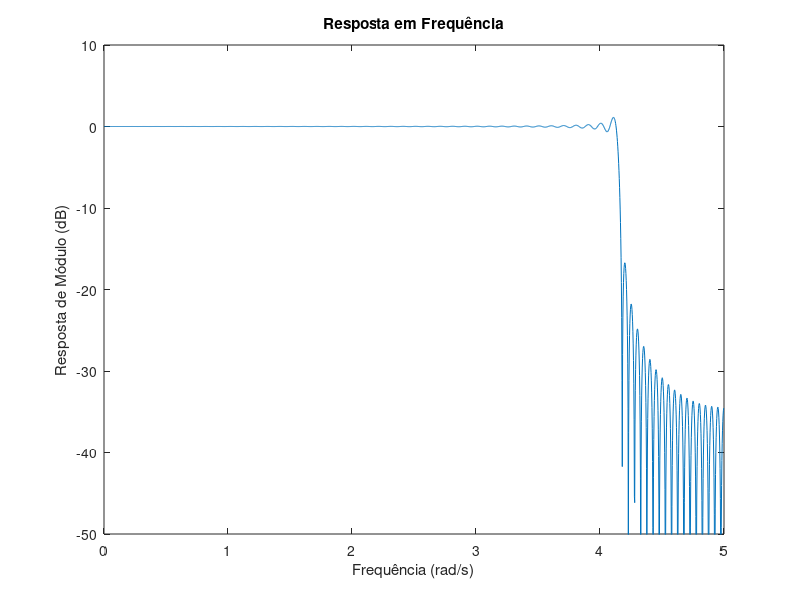
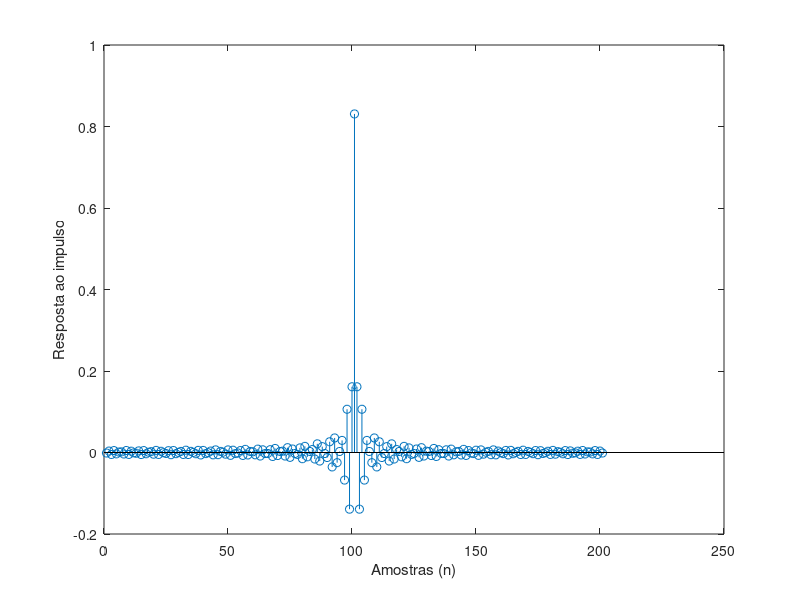

Source code (MATLAB) for these figures, in order:
% Limpa todas as variáveis e figuras anteriores
clear all; close all; clc;

% Definição dos parâmetros do filtro
M = 200;           % Comprimento do filtro menos um
N = M + 1;         % Comprimento total do filtro
Omega_p = 4;       % Frequência de corte da banda de passagem
Omega_r = 4.2;     % Frequência de corte da banda de rejeição
Omega_s = 10;      % Frequência de amostragem

% Calcula os índices de truncamento
kp = floor(N * Omega_p / Omega_s);
kr = floor(N * Omega_r / Omega_s);

% Ajusta kp se a diferença entre kr e kp for maior do que 1
if (kr - kp) > 1
    kp = kr - 1;
end

% Constrói a janela
A = [ones(1, kp + 1) zeros(1, M/2 - kr + 1)];



% Calcula os coeficientes do filtro FIR usando a janela
k = 1:M/2;
h = zeros(1, N);

for n = 0:M
    h(n+1) = A(1) + 2 * sum((-1).^k .* A(k+1) .* cos(pi .* k .* (1 + 2*n) / N));
end

% Normaliza os coeficientes
h = h ./ N;

% Calcula a resposta em frequência do filtro
[H, w] = freqz(h, 1, 2048, Omega_s);

% Plota a resposta em frequência em decibéis versus a frequência
figure(1)
plot(w, 20*log10(abs(H)))
axis([0 5 -50 10])
ylabel('Resposta de Módulo (dB)');
xlabel('Frequência (rad/s)');
title('Resposta em Frequência');

% Plotando a resposta ao impulso
figure(2)
stem(h)
ylabel('Resposta ao impulso')
xlabel('Amostras (n)')

